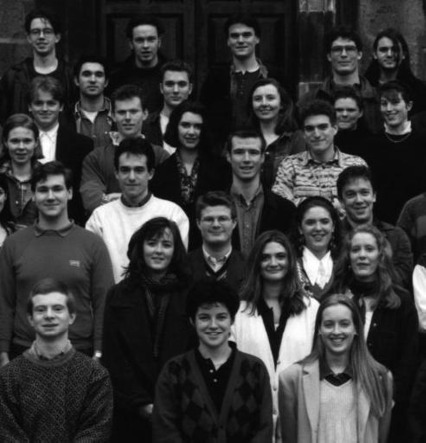
#> input picture CPSC425/A2/faces/students.jpg, 426 x 443 px
$ python -i a2.py   (imports and definitions only)
#> lines starting #> are read from the running program, lines starting #| are printed output that depends on the picture
from PIL import Image, ImageDraw
import numpy as np
import math
from scipy import signal
import ncc

fShrinking_factor = 0.75

"""
Returns a list of the original image, followed by its reductions untill they reach the min size
:Param image: PIL image
:minsize int: size int
"""
def MakePyramid(image, minsize):
    lPyramid = []
    iScale = 1
    iWidth, iHeight = image.size
    while (minsize <= min(image.size)*iScale):

        # Resize the image by shrinking the image by scale
        imgSmallest = image.resize((int(iWidth*iScale),int(iHeight*iScale)), Image.BICUBIC)

        # Save the scale of each image for when template matching occurs
        imgSmallest.scale = iScale
        iScale = iScale * 0.75

        # Append the shrunk image to the list
        lPyramid.append(imgSmallest)

    return lPyramid

"""
Returns a compilation of all the images in lPyramid
:param lPyramid: List of im images
"""
def ShowPyramid(lPyramid):

    # get the total height
    iTotHeight = lPyramid[0].size[1]

    # get the total width
    iTotWidth  = sum([im.size[0] for im in lPyramid])

    # create blank canvas
    imgCanvas = Image.new("L", (iTotWidth, iTotHeight))

    iOffset_x = 0
    for image in lPyramid:
        # Paste the image with the correct offset
        imgCanvas.paste(image,(iOffset_x,(iTotHeight - image.size[1])))

        # Counter for the x offset
        iOffset_x = iOffset_x + image.size[0]

    imgCanvas.show()

"""
Returns the correlation between the Pyramid images and the template
:param lPyramid: list of images
:param template: image template
:param threshold: int value
"""
def findTemplate(lPyramid, template, threshold):

    # Hold the found values
    found = []

    # NCC set at 15
    iTemplate_width = 15

    # get the ammount that the image should be scaled down
    (iWidth, iHeight) = template.size

    #resize the template
    template = template.resize((int(iTemplate_width),int(iHeight*iTemplate_width/iWidth)), Image.BICUBIC)
    for image in lPyramid:

        # apply the template
        iRes = ncc.normxcorr2D(image, template)


        # for every row
        for y_cord in range(len(iRes)):
            # for every column
            for x_cord in range(len(iRes[0])):

                # if the pixel value is above our threshold
                if iRes[y_cord][x_cord] >= threshold:

                    # Get the updated template size
                    (imgWidth, imgHeight) = template.size

                    iScale = 1/image.scale

                    # calculate the area of the outline for each face
                    face = (x_cord*iScale, y_cord*iScale, imgWidth*iScale, imgHeight*iScale)

                    #facebook
                    found.append(face)


    # Image converted to RGB
    image_c = lPyramid[0].convert("RGB")

    # get the dimensions of the template
    (width, height) = template.size

    for face in found:
        drawOutline(image_c, *face)

    image_c.show()

"""
Draws a red outline on an image
:parm image: image object
:param x: bottom right x cord
:param y: bottom right y cord
:param width: width of the box
:param height: height of the box
"""
# [19 lines left out: function drawOutline, not called in this run]

def main():
    im = Image.open("faces/students.jpg")
#> im is the input picture: PIL image 426x443 L; min 0, max 255, mean 55.2
    minsize = 20
    lPyramid = MakePyramid(im, minsize)
#> the loop in MakePyramid, `while (minsize <= min(image.size)*iScale):` made 11 passes
#> pass 3, in MakePyramid, `imgSmallest = image.resize((int(iWidth*iScale),int(iHeight*iScale)), I..`:
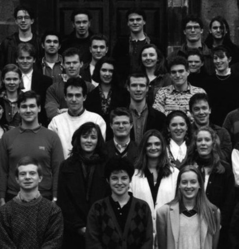
#> imgSmallest: PIL image 239x249 L; min 5, max 255, mean 55.2
#> after the loop in MakePyramid, `while (minsize <= min(image.size)*iScale):`: iScale = 0.0422; lPyramid = 11 items
#> lPyramid = 11 items
    ShowPyramid(lPyramid)
#> in ShowPyramid, `iTotWidth  = sum([im.size[0] for im in lPyramid])`: iTotWidth = 1625
#> in ShowPyramid, `imgCanvas = Image.new("L", (iTotWidth, iTotHeight))`: imgCanvas: PIL image 1625x443 L; every value is 0
#> the loop in ShowPyramid, `for image in lPyramid:` made 11 passes
#> iOffset_x on passes 1 to 11: 426, 745, 984, 1163, 1297, 1398, 1473, 1529, 1571, 1602, 1625
#> after the loop in ShowPyramid, `for image in lPyramid:`:
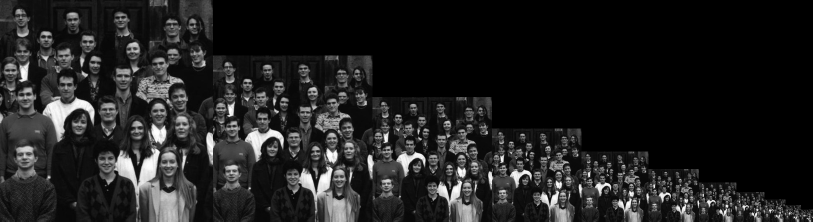
#> imgCanvas: PIL image 1625x443 L (shown at 1/2 size); min 0, max 255, mean 32.9

    template = Image.open("faces/template.jpg")
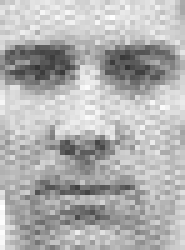
#> input picture CPSC425/A2/faces/template.jpg, 37 x 50 px (shown 5 times larger)
#> template is the input picture: PIL image 37x50 L; min 53, max 255, mean 177.3
    findTemplate(lPyramid, template,0.72)
#> the loop in findTemplate, `for image in lPyramid:` made 1 pass
#> after the loop in findTemplate, `for image in lPyramid:`: found = []
#> (the call stopped at in findTemplate, `iRes = ncc.normxcorr2D(image, template)`: ncc is not available in this run)

#Will test out the 6 images with the given parameters
# [24 lines left out: function questionFive, not called in this run]

>>> result = main()
